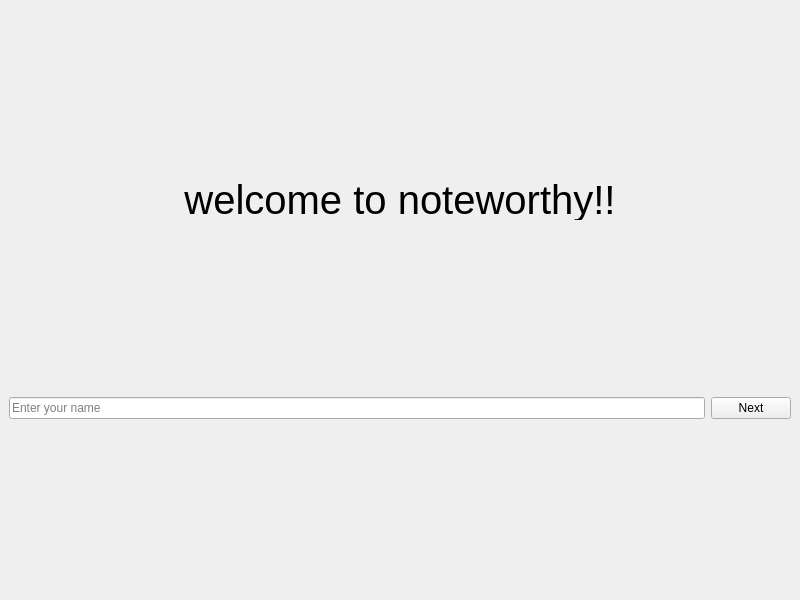
<?xml version="1.0" encoding="UTF-8"?>
<ui version="4.0">
 <class>WelcomePage</class>
 <widget class="QMainWindow" name="WelcomePage">
  <property name="geometry">
   <rect>
    <x>0</x>
    <y>0</y>
    <width>800</width>
    <height>600</height>
   </rect>
  </property>
  <property name="sizePolicy">
   <sizepolicy hsizetype="MinimumExpanding" vsizetype="Minimum">
    <horstretch>0</horstretch>
    <verstretch>0</verstretch>
   </sizepolicy>
  </property>
  <property name="windowTitle">
   <string>MainWindow</string>
  </property>
  <widget class="QWidget" name="centralwidget">
   <layout class="QVBoxLayout" name="verticalLayout">
    <item>
     <widget class="QLabel" name="label">
      <property name="sizePolicy">
       <sizepolicy hsizetype="MinimumExpanding" vsizetype="Minimum">
        <horstretch>0</horstretch>
        <verstretch>0</verstretch>
       </sizepolicy>
      </property>
      <property name="maximumSize">
       <size>
        <width>16777215</width>
        <height>40</height>
       </size>
      </property>
      <property name="font">
       <font>
        <pointsize>30</pointsize>
       </font>
      </property>
      <property name="text">
       <string>welcome to noteworthy!!</string>
      </property>
      <property name="alignment">
       <set>Qt::AlignmentFlag::AlignCenter</set>
      </property>
     </widget>
    </item>
    <item>
     <layout class="QHBoxLayout" name="horizontalLayout">
      <item>
       <widget class="QLineEdit" name="name">
        <property name="text">
         <string/>
        </property>
        <property name="maxLength">
         <number>20</number>
        </property>
        <property name="placeholderText">
         <string>Enter your name</string>
        </property>
       </widget>
      </item>
      <item>
       <widget class="QPushButton" name="next">
        <property name="text">
         <string>Next</string>
        </property>
       </widget>
      </item>
     </layout>
    </item>
   </layout>
  </widget>
 </widget>
 <resources/>
 <connections/>
</ui>
